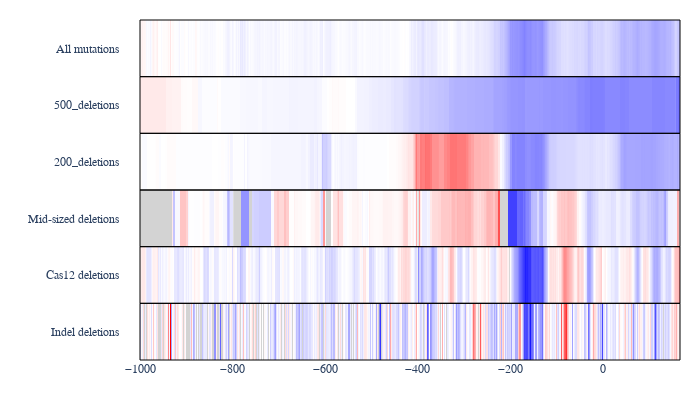

Write notebook code for a chart like this one.
### Code cell
# FIGURE 3A: SbPsbS Heatmaps

import os
import re
import numpy as np
import pandas as pd
import plotly.graph_objects as go
from plotly.subplots import make_subplots
import matplotlib.pyplot as plt
import seaborn as sns

# LOAD DATA

file_path = '.../3C_log2.csv'
df = pd.read_csv(file_path)
df = df[df['mut_in_prom_utr'] == True]

# SET RANGE

positions = np.arange(-1000, 167)

cats = {
    c: {p: [] for p in positions}
    for c in [
        'all_mutations','500_deletions','200_deletions','mid_deletions',
        'cas12_deletions','indel_deletions','substitutions'
    ]
}
pattern_del = re.compile(r'([ACGT])(-?\d+)(_+)$')
pattern_sub = re.compile(r'([ACGT])(-?\d+)([ACGT])$')

# BIN DEL EFFECTS BY DELETION SIZE

for mut, beta in zip(df['mut'], df['beta']):
    m = pattern_del.match(mut)
    if m:
        _, spos, us = m.groups()
        start, length = int(spos), len(us)
        for p in range(start, start + length):
            if p in cats['all_mutations']:
                cats['all_mutations'][p].append(beta)
                if 0 <= length <= 11:   cats['indel_deletions'][p].append(beta)
                if 13 <= length <= 99 :cats['mid_deletions'][p].append(beta)
                if 100 <= length <= 250:cats['200_deletions'][p].append(beta)
                if 251 <= length <= 4000:cats['500_deletions'][p].append(beta)
                if length == 12:       cats['cas12_deletions'][p].append(beta)
    else:
        ms = pattern_sub.match(mut)
        if ms:
            pos = int(ms.group(2))
            if pos in cats['all_mutations']:
                cats['all_mutations'][pos].append(beta)
                cats['substitutions'][pos].append(beta)

# BUILD HEATMAP

heat_Z = {
    c: [[np.nan if not cats[c][p] else np.mean(cats[c][p]) for p in positions]]
    for c in cats
}

order = [
    ('all_mutations','All mutations'),
    ('500_deletions','500_deletions'),
    ('200_deletions','200_deletions'),
    ('mid_deletions','Mid-sized deletions'),
    ('cas12_deletions','Cas12 deletions'),
    ('indel_deletions','Indel deletions'),
]
N = len(order)

# MAKE FIGURE

heat_fig = make_subplots(rows=N, cols=1, shared_xaxes=True,
                         vertical_spacing=0, row_heights=[1/N]*N)
cscale = [[0,'blue'],[0.5,'white'],[1,'red']]
for i, (key, label) in enumerate(order, start=1):
    heat_fig.add_trace(go.Heatmap(
        z=heat_Z[key], x=positions, y=[label],
        colorscale=cscale, zmin=-1.5, zmax=1.5,
        showscale=False
    ), row=i, col=1)


shapes = []
for idx in range(1, N+1):
    y0, y1 = heat_fig.layout[f'yaxis{idx}'].domain
    shapes += [
        dict(type='rect', xref='paper', yref='paper',
             x0=0, x1=1, y0=0, y1=1,
             fillcolor='lightgray', line_width=0, layer='below'),
        dict(type='rect', xref='paper', yref='paper',
             x0=0, x1=1, y0=y0, y1=y1,
             line=dict(color='black', width=1),
             fillcolor='rgba(0,0,0,0)', layer='above')
    ]
heat_fig.update_layout(
    shapes=shapes,
    font=dict(family='Arial'),
    plot_bgcolor='white', paper_bgcolor='white',
    margin=dict(t=20,b=40,l=140,r=20),
    width=700, height=400
)

for idx in range(1, N+1):
    heat_fig.update_yaxes(
        row=idx, col=1, showgrid=False, showline=False,
        ticklabelposition='outside left', ticklabelstandoff=20,
        ticks='',
    )


heat_pdf = os.path.splitext(os.path.basename(file_path))[0] + '_heatmap.pdf'
heat_fig.write_image(os.path.join(os.path.dirname(file_path), heat_pdf))
heat_fig.show()

# SET HEATMAP RANGE AND PRINT

ticks = np.arange(-2.5, 2.51, 0.5)
print(f"▶ Saved heatmap to {heat_pdf}")
plt.tight_layout()
plt.show()

### Figure 1 — Plotly figure (JSON) as saved in the notebook; plotly's stock layout.template omitted (floating-point values rounded to 4 significant figures; data arrays with more than 128 entries replaced by an {"elided": "..."} marker saying what was removed)
{"data": [{"colorscale": [[0, "blue"], [0.5, "white"], [1, "red"]], "showscale": false, "type": "heatmap", "x": {"elided": "1167 int values"}, "xaxis": "x", "y": ["All mutations"], "yaxis": "y", "z": {"elided": "1x1167 float values"}, "zmax": 1.5, "zmin": -1.5}, {"colorscale": [[0, "blue"], [0.5, "white"], [1, "red"]], "showscale": false, "type": "heatmap", "x": {"elided": "1167 int values"}, "xaxis": "x2", "y": ["500_deletions"], "yaxis": "y2", "z": {"elided": "1x1167 float values"}, "zmax": 1.5, "zmin": -1.5}, {"colorscale": [[0, "blue"], [0.5, "white"], [1, "red"]], "showscale": false, "type": "heatmap", "x": {"elided": "1167 int values"}, "xaxis": "x3", "y": ["200_deletions"], "yaxis": "y3", "z": {"elided": "1x1167 float values"}, "zmax": 1.5, "zmin": -1.5}, {"colorscale": [[0, "blue"], [0.5, "white"], [1, "red"]], "showscale": false, "type": "heatmap", "x": {"elided": "1167 int values"}, "xaxis": "x4", "y": ["Mid-sized deletions"], "yaxis": "y4", "z": {"elided": "1x1167 float values"}, "zmax": 1.5, "zmin": -1.5}, {"colorscale": [[0, "blue"], [0.5, "white"], [1, "red"]], "showscale": false, "type": "heatmap", "x": {"elided": "1167 int values"}, "xaxis": "x5", "y": ["Cas12 deletions"], "yaxis": "y5", "z": {"elided": "1x1167 float values"}, "zmax": 1.5, "zmin": -1.5}, {"colorscale": [[0, "blue"], [0.5, "white"], [1, "red"]], "showscale": false, "type": "heatmap", "x": {"elided": "1167 int values"}, "xaxis": "x6", "y": ["Indel deletions"], "yaxis": "y6", "z": {"elided": "1x1167 float values"}, "zmax": 1.5, "zmin": -1.5}], "layout": {"font": {"family": "Arial"}, "height": 400, "margin": {"b": 40, "l": 140, "r": 20, "t": 20}, "paper_bgcolor": "white", "plot_bgcolor": "white", "shapes": [{"fillcolor": "lightgray", "layer": "below", "line": {"width": 0}, "type": "rect", "x0": 0, "x1": 1, "xref": "paper", "y0": 0, "y1": 1, "yref": "paper"}, {"fillcolor": "rgba(0, 0, 0, 0)", "layer": "above", "line": {"color": "black", "width": 1}, "type": "rect", "x0": 0, "x1": 1, "xref": "paper", "y0": 0.8333, "y1": 1.0, "yref": "paper"}, {"fillcolor": "lightgray", "layer": "below", "line": {"width": 0}, "type": "rect", "x0": 0, "x1": 1, "xref": "paper", "y0": 0, "y1": 1, "yref": "paper"}, {"fillcolor": "rgba(0, 0, 0, 0)", "layer": "above", "line": {"color": "black", "width": 1}, "type": "rect", "x0": 0, "x1": 1, "xref": "paper", "y0": 0.6667, "y1": 0.8333, "yref": "paper"}, {"fillcolor": "lightgray", "layer": "below", "line": {"width": 0}, "type": "rect", "x0": 0, "x1": 1, "xref": "paper", "y0": 0, "y1": 1, "yref": "paper"}, {"fillcolor": "rgba(0, 0, 0, 0)", "layer": "above", "line": {"color": "black", "width": 1}, "type": "rect", "x0": 0, "x1": 1, "xref": "paper", "y0": 0.5, "y1": 0.6667, "yref": "paper"}, {"fillcolor": "lightgray", "layer": "below", "line": {"width": 0}, "type": "rect", "x0": 0, "x1": 1, "xref": "paper", "y0": 0, "y1": 1, "yref": "paper"}, {"fillcolor": "rgba(0, 0, 0, 0)", "layer": "above", "line": {"color": "black", "width": 1}, "type": "rect", "x0": 0, "x1": 1, "xref": "paper", "y0": 0.3333, "y1": 0.5, "yref": "paper"}, {"fillcolor": "lightgray", "layer": "below", "line": {"width": 0}, "type": "rect", "x0": 0, "x1": 1, "xref": "paper", "y0": 0, "y1": 1, "yref": "paper"}, {"fillcolor": "rgba(0, 0, 0, 0)", "layer": "above", "line": {"color": "black", "width": 1}, "type": "rect", "x0": 0, "x1": 1, "xref": "paper", "y0": 0.1667, "y1": 0.3333, "yref": "paper"}, {"fillcolor": "lightgray", "layer": "below", "line": {"width": 0}, "type": "rect", "x0": 0, "x1": 1, "xref": "paper", "y0": 0, "y1": 1, "yref": "paper"}, {"fillcolor": "rgba(0, 0, 0, 0)", "layer": "above", "line": {"color": "black", "width": 1}, "type": "rect", "x0": 0, "x1": 1, "xref": "paper", "y0": 0, "y1": 0.1667, "yref": "paper"}], "width": 700, "xaxis": {"anchor": "y", "autorange": true, "domain": [0, 1], "matches": "x6", "range": [-1000.0, 166.5], "showticklabels": false, "type": "linear"}, "xaxis2": {"anchor": "y2", "autorange": true, "domain": [0, 1], "matches": "x6", "range": [-1000.0, 166.5], "showticklabels": false, "type": "linear"}, "xaxis3": {"anchor": "y3", "autorange": true, "domain": [0, 1], "matches": "x6", "range": [-1000.0, 166.5], "showticklabels": false, "type": "linear"}, "xaxis4": {"anchor": "y4", "autorange": true, "domain": [0, 1], "matches": "x6", "range": [-1000.0, 166.5], "showticklabels": false, "type": "linear"}, "xaxis5": {"anchor": "y5", "autorange": true, "domain": [0, 1], "matches": "x6", "range": [-1000.0, 166.5], "showticklabels": false, "type": "linear"}, "xaxis6": {"anchor": "y6", "autorange": true, "domain": [0, 1], "range": [-1000.0, 166.5], "type": "linear"}, "yaxis": {"anchor": "x", "autorange": true, "domain": [0.8333, 1.0], "range": [-0.5, 0.5], "showgrid": false, "showline": false, "ticklabelposition": "outside left", "ticklabelstandoff": 20, "ticks": "", "type": "category"}, "yaxis2": {"anchor": "x2", "autorange": true, "domain": [0.6667, 0.8333], "range": [-0.5, 0.5], "showgrid": false, "showline": false, "ticklabelposition": "outside left", "ticklabelstandoff": 20, "ticks": "", "type": "category"}, "yaxis3": {"anchor": "x3", "autorange": true, "domain": [0.5, 0.6667], "range": [-0.5, 0.5], "showgrid": false, "showline": false, "ticklabelposition": "outside left", "ticklabelstandoff": 20, "ticks": "", "type": "category"}, "yaxis4": {"anchor": "x4", "autorange": true, "domain": [0.3333, 0.5], "range": [-0.5, 0.5], "showgrid": false, "showline": false, "ticklabelposition": "outside left", "ticklabelstandoff": 20, "ticks": "", "type": "category"}, "yaxis5": {"anchor": "x5", "autorange": true, "domain": [0.1667, 0.3333], "range": [-0.5, 0.5], "showgrid": false, "showline": false, "ticklabelposition": "outside left", "ticklabelstandoff": 20, "ticks": "", "type": "category"}, "yaxis6": {"anchor": "x6", "autorange": true, "domain": [0, 0.1667], "range": [-0.5, 0.5], "showgrid": false, "showline": false, "ticklabelposition": "outside left", "ticklabelstandoff": 20, "ticks": "", "type": "category"}}}
